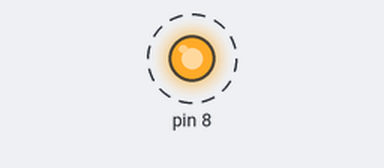
This sketch was run on a simulated Arduino Uno, built with avr-gcc and run on an emulated ATmega328P. Parts: output pins drawn as LEDs (lit = HIGH). Dashed ring = blinking.

Above: at 0.5 s.
Timing chart, 0 to 4.6 s (numbered marks = the images above):
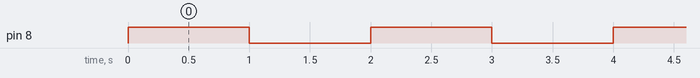

Measured:
- by itself, pin 8: alternates HIGH for 1.0 s and LOW for 1.0 s

The sketch:

LED_light.ino
```cpp
void setup() {
  pinMode(8, OUTPUT);
}
void loop() {
//uses code from https://www.circuitbasics.com/arduino-basics-controlling-led/
//to light up and blink a LED from pin 8
//I used a 220 ohm resistor and a red LED
  digitalWrite(8, HIGH);
  delay(1000);
  digitalWrite(8, LOW);
  delay(1000);
}
```
